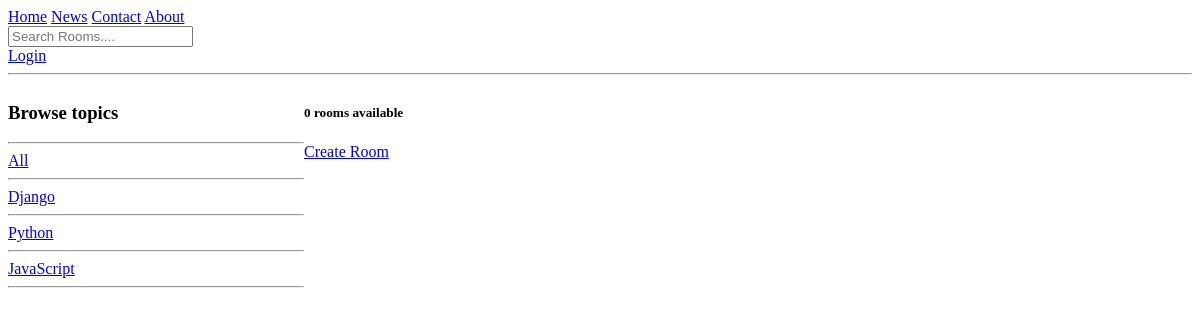
The page /?q=Django on the database as committed earlier.
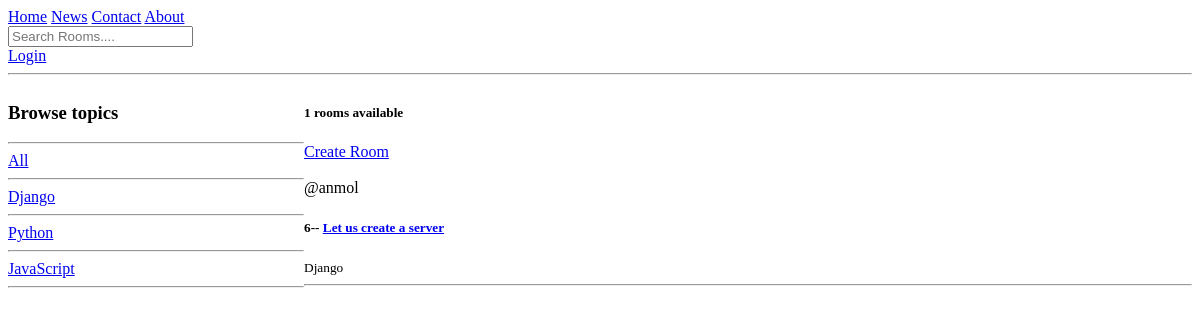
The same page on the database as committed later.
### base/models.py (models this page shows, shortened)
class Topic(models.Model):
    name = models.CharField(max_length=200)

class Room(models.Model):
    host = models.ForeignKey(User, on_delete=models.SET_NULL, null=True)
    topic = models.ForeignKey(Topic, on_delete=models.SET_NULL, null=True)
    name = models.CharField(max_length=100)
    description = models.TextField(null=True, blank=True)
    participants = models.ManyToManyField(User, related_name='participants', blank=True)
    updated = models.DateTimeField(auto_now=True)
    created = models.DateTimeField(auto_now_add=True)

### base/views.py (the view)
# urls.py: path("", views.home, name='home'),
def home(request):
    q = request.GET.get('q') if request.GET.get('q') != None else ''
    rooms = Room.objects.filter(Q(topic__name__icontains=q) |
                                Q(name__icontains=q) |
                                Q(description__icontains=q)
                                )
    topics = Topic.objects.all()
    context = {'rooms': rooms, 'topics': topics, 'room_count': rooms.count()}
    return render(request, 'home.html', context)

### templates/home.html (shortened to what this page needs)
{% extends 'main.html' %}
{% block content %}
<div class="home-container">
    <div>
        <h3>Browse topics</h3>
        <hr>
        <div>
            <a href="{% url 'home' %}">All</a>
        </div>
        <hr>
        {% for topic in topics %}
        <div>
            <a href="{% url 'home' %}?q={{topic.name}}">{{topic.name}}</a>
        </div>
        <hr>
        {% endfor %}
    </div>
    <div>
        <h5>{{room_count}} rooms available</h5>
        <a href="{% url 'create-room' %}">Create Room</a>
        <br>
        <br>
        <div>
            {% for room in rooms %}
            <div>
                <span>@{{room.host.username}}</span>
                <h5>{{room.id}}-- <a href="/room/{{room.id}}/">{{room.name}}</a></h5>
            </div>
            <small>{{room.topic.name}}</small>
            <hr>
            {% endfor %}
        </div>
    </div>
</div>
{% endblock %}

Rows that differ between the two databases and show on the page:
added Room: host.username "anmol", id "6", name "Let us create a server", topic.name "Django"
Other text that changed with them:
{{ room_count }}: "0" → "1"
